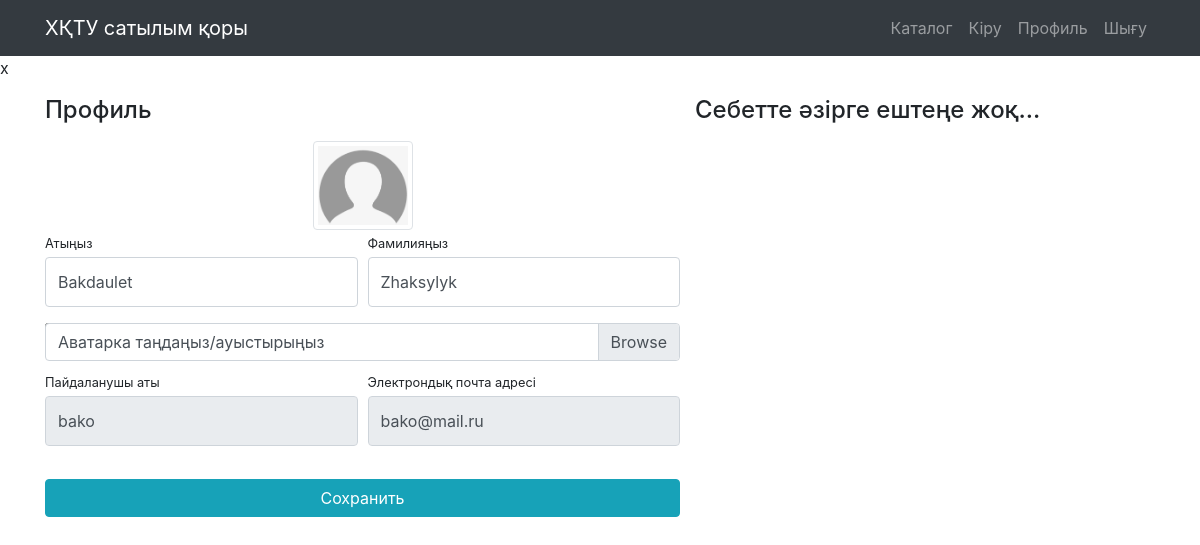
Page /user/prof/ (signed in) on the committed database.
### user/models.py (models this page shows)
class User(AbstractUser):
    img = models.ImageField(upload_to='user_img', blank=True)

### user/views.py (the view)
# urls.py: path('prof/', prof, name='prof'),
@login_required
def prof(request):
    user = request.user
    if request.method == 'POST':
        frm = ProfileForm(data=request.POST, files=request.FILES, instance=user)
        if frm.is_valid():
            frm.save()
            return HttpResponseRedirect(reverse('user:prof'))
    else:
        frm = ProfileForm(instance=user)
    baskets = Basket.objects.filter(user=user)
    total_quant = 0
    total_sum = 0
    for basket in baskets:
        total_quant += basket.quant
        total_sum += basket.sum()
    con = {'frm': frm, 'title': 'ХҚТУ - Жеке Кабинет',
           'baskets': baskets,
           'total_quantity': total_quant,
           'total_sum': total_sum,
           }
    return render(request, 'user/profile.html', con)

### user/forms.py (shortened to what this page needs)
class ProfileForm(UserChangeForm):
    first_name = forms.CharField(widget=forms.TextInput(attrs={'class': 'form-control py-4', 'readonly': False}))
    last_name = forms.CharField(widget=forms.TextInput(attrs={'class': 'form-control py-4', 'readonly': False}))
    username = forms.CharField(widget=forms.TextInput(attrs={'class': 'form-control py-4', 'readonly': True}))
    email = forms.EmailField(widget=forms.EmailInput(attrs={'class': 'form-control py-4', 'readonly': True}))
    image = forms.ImageField(widget=forms.FileInput(), required=False)
    class Meta:
        model = User
        fields = ('username', 'email', 'first_name', 'last_name', 'img')

### user/templates/user/profile.html (shortened to what this page needs)
{% extends 'product/baza.html' %}
{% load staticfiles %}
{% block css %}
    <link href="{% static 'css/profile.css'%}" rel="stylesheet">
{% endblock %}
{% block content %}x
    <div class="container">
        <div class="row">
            <div class="col-lg-7">
                <h4 class="mt-3 mb-3">Профиль</h4>
                <div class="col-lg-12 text-center">
                    <img width="100" height="100"
                         src="{% if user.img %} {{ user.img.url }} {% else %} {% static 'vendor/img/user/default.png' %}{% endif %}"
                         class="img-thumbnail">
                </div>
                <form action="{% url 'user:prof' %}" method="post" enctype="multipart/form-data">
                    <div class="form-row">
                        <div class="col-lg-6">
                            <div class="form-group">
                                <label class="small mb-1" for="{{frm.first_name.id_for_label}}">Атыңыз</label>
                                {{ frm.first_name }}
                            </div>
                        </div>
                        <div class="col-lg-6">
                            <div class="form-group">
                                <label class="small mb-1" for="{{frm.last_name.id_for_label}}">Фамилияңыз</label>
                                {{ frm.last_name }}
                            </div>
                        </div>
                    </div>
                    <div class="form-row mb-2">
                        <div class="col-lg-12">
                            <div class="custom-file">
                                <label class="custom-file-label" for="{{ frm.img.id_for_label }}">Аватарка таңдаңыз/ауыстырыңыз</label>
                            </div>
                        </div>
                    </div>
                    <div class="form-row">
                        <div class="col-lg-6">
                            <label class="small mb-1" for="{{frm.username.id_for_label}}">Пайдаланушы аты</label>
                            {{ frm.username }}
                        </div>
                        <div class="col-lg-6">
                            <label class="small mb-1" for="{{frm.email.id_for_label}}">Электрондық почта адресі</label>
                            {{ frm.email }}
                        </div>
                    </div>
                    <div class="form-row">
                        <div class="col-lg-12" style="margin-top: 33px;">
                            <input class="btn btn-info btn-block" type="submit" value="Сохранить">
                        </div>
                    </div>
                </form>
            </div>
            {% include 'product/basket.html' %}
        </div>
    </div>
{% endblock %}

### static/css/profile.css (style rules this page uses)
body { padding-top: 56px; }

### rows in the picture
User: first_name "Bakdaulet", last_name "Zhaksylyk", username "bako", email "bako@mail.ru"
